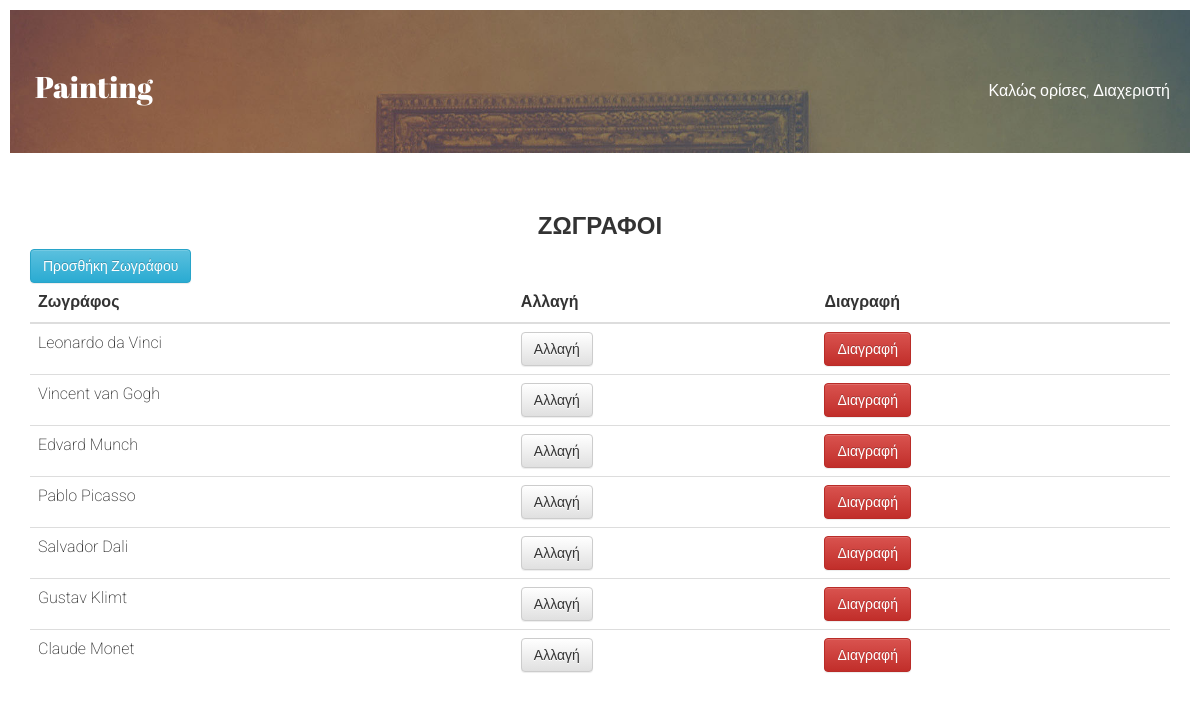
The page /admin/admin_painters.php (signed in) on the database its author committed.
### tables this page shows
CREATE TABLE IF NOT EXISTS `painter` (
  `id` int(11) NOT NULL AUTO_INCREMENT,
  `name` char(30) NOT NULL,
  `bio` mediumtext NOT NULL,
  PRIMARY KEY (`id`)
);

### admin/admin_painters.php (the view, shortened to what this page needs)
<?php
require('../includes/config.php');
if (isset($_SESSION['user']) && isset($_SESSION['role'])):
?>
<!DOCTYPE html>
<html lang="en">
  <head>
    <link href="../css/bootstrap.css" rel="stylesheet">
    <link href="../css/bootstrap-theme.css" rel="stylesheet">
    <link href="../css/style.css" rel="stylesheet">
  </head>
  <body>
    <header>
     <div class="container">
      <div class="row">
       <div class="col-md-6">
	      <div class="logo">
          <a href="admin.php">
            <h2>Painting</h2>
          </a>
	      </div>
	     </div>
       <div class="col-md-6">
	      <div class="admin-message">
            <p>Καλώς ορίσες, Διαχεριστή</p>
	      </div>
	     </div>
       </div>
	 </div>
	</header>
    <section id="admin-menu">
        <div class="container">
            <div class="row">
                <div class="col-md-12">
                <div class="text-center">
                <h3>Ζωγραφοι</h3>
                </div>
                <a href="admin_painter_add.php" class="btn btn-info" role="button">Προσθήκη Ζωγράφου</a>
                <table class="table">
                <thead>
                <tr>
                <th>Ζωγράφος</th>
                <th>Αλλαγή</th>
                <th>Διαγραφή</th>
                </tr>
                </thead>
                <tbody>
                <?php
                $query = mysqli_query($con, "SELECT * FROM painter");
                while ($row = mysqli_fetch_assoc($query)) {
                    echo '<tr>
                          <td>'.$row['name'].'</td>
                          <td><a href="change_painter.php?id='.$row['id'].'" class="btn btn-default" role="button">Αλλαγή</a></td>
                          <td><a href="delete_painter.php?id='.$row['id'].'" class="btn btn-danger" role="button">Διαγραφή</a></td>
                          </tr>';
                }
                ?>
                </tbody>
                </table>
                </div>
	        </div>
         </div>
    </section>
  </body>
</html>
<?php
else:
    header('Location: ../index.php');
endif;
?>

### css/style.css (style rules this page uses)
header { background: url(../images/bg.jpg) no-repeat; -webkit-background-size: cover; -moz-background-size: cover; -o-background-size: cover; background-size: cover; padding: 40px 0; }
.logo { position: relative; display: block; margin: 5px; }
.logo a:link, .logo a:focus, .logo a:visited { font-family: 'Abril Fatface', cursive; color: #fff; }
.logo h2 { font-weight: normal; text-transform: capitalize; }
.admin-message { color: #FFF; text-align: right; margin-top: 30px; }
#admin-menu { margin: 40px 0; }

### rows shown on the page
painter: name "Leonardo da Vinci"
painter: name "Vincent van Gogh"
painter: name "Edvard Munch"
painter: name "Pablo Picasso"
painter: name "Salvador Dali"
painter: name "Gustav Klimt"
painter: name "Claude Monet"
